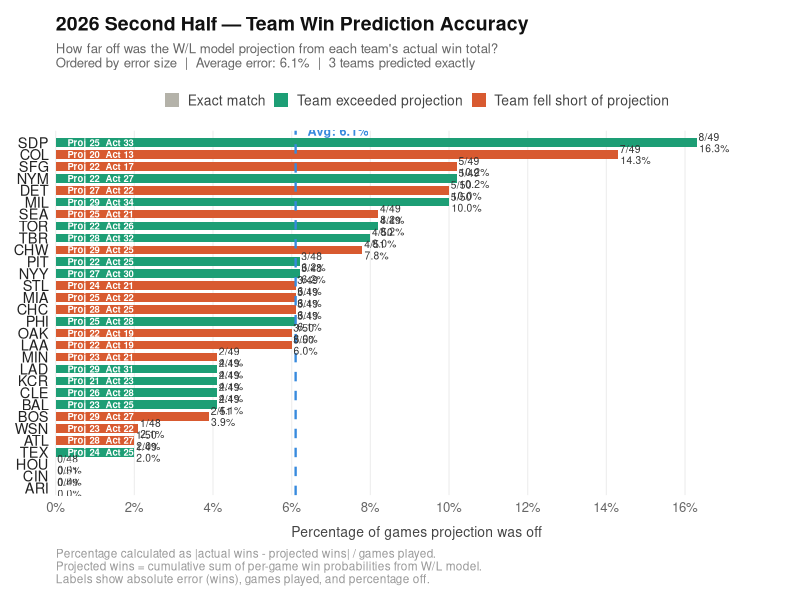

Write the R code that produced this figure.
library(dplyr)
library(ggplot2)

#  TEAM PREDICTION ACCURACY — PERCENTAGE OFF FINAL RECORD
#
#  For each team shows what percentage of games the win projection was off by.
#  e.g. CLE: |34 - 27| / 54 = 13.0% off
#
#  Bars colored by direction: teal = model underestimated (team exceeded
#  projection), coral = model overestimated (team fell short of projection),
#  gray = exactly correct.
#
#  Input:  predictions_2026_team_summary.csv
#  Output: team_prediction_accuracy.png

df <- read.csv("../outputs/predictions_2026_team_summary.csv", stringsAsFactors = FALSE)

df <- df %>%
  mutate(
    error_wins = abs(actual_wins - proj_wins),
    pct_off    = round(error_wins / games_played * 100, 1),
    direction  = case_when(
      impact_wins > 0 ~ "exceeded",
      impact_wins < 0 ~ "fell short",
      TRUE            ~ "exact"
    ),
    label = sprintf("%d/%d\n%.1f%%", error_wins, games_played, pct_off)
  ) %>%
  arrange(pct_off) %>%
  mutate(Team = factor(Team, levels = Team))

# Summary stats for subtitle
mean_pct  <- round(mean(df$pct_off), 1)
exact_n   <- sum(df$direction == "exact")

col_exceed <- "#1D9E75"
col_short  <- "#D85A30"
col_exact  <- "#B4B2A9"
col_grid   <- "#EEEEEE"
col_avg    <- "#378ADD"

p <- ggplot(df, aes(x = pct_off, y = Team, fill = direction)) +
  geom_col(width = 0.72) +

  # Average line
  geom_vline(xintercept = mean_pct, color = col_avg,
             linewidth = 0.8, linetype = "dashed") +
  annotate("text", x = mean_pct + 0.3, y = 31,
           label = sprintf("Avg: %.1f%%", mean_pct),
           color = col_avg, size = 3.2, hjust = 0, fontface = "bold") +

  # Value labels
  geom_text(aes(label = label), hjust = -0.08,
            size = 2.6, color = "#333333", lineheight = 0.9) +

  # Actual vs projected annotation inside bar for context
  geom_text(aes(label = sprintf("Proj %d  Act %d", proj_wins, actual_wins),
                x = 0.3),
            hjust = 0, size = 2.4, color = "white", fontface = "bold") +

  scale_fill_manual(
    values  = c("exceeded"  = col_exceed,
                "fell short" = col_short,
                "exact"     = col_exact),
    name    = NULL,
    labels  = c("exceeded"  = "Team exceeded projection",
                "fell short" = "Team fell short of projection",
                "exact"     = "Exact match")
  ) +
  scale_x_continuous(
    limits = c(0, 18),
    breaks = seq(0, 16, by = 2),
    labels = function(x) paste0(x, "%"),
    expand = expansion(mult = c(0, 0.02))
  ) +
  labs(
    title    = "2026 Second Half — Team Win Prediction Accuracy",
    subtitle = sprintf(
      "How far off was the W/L model projection from each team's actual win total?\nOrdered by error size  |  Average error: %.1f%%  |  %d teams predicted exactly",
      mean_pct, exact_n),
    caption  = paste0(
      "Percentage calculated as |actual wins - projected wins| / games played.\n",
      "Projected wins = cumulative sum of per-game win probabilities from W/L model.\n",
      "Labels show absolute error (wins), games played, and percentage off."
    ),
    x = "Percentage of games projection was off",
    y = NULL
  ) +
  theme_minimal(base_size = 11) +
  theme(
    plot.background    = element_rect(fill = "white", color = NA),
    panel.background   = element_rect(fill = "white", color = NA),
    panel.grid.major.y = element_blank(),
    panel.grid.major.x = element_line(color = col_grid, linewidth = 0.4),
    panel.grid.minor   = element_blank(),
    axis.text.y        = element_text(color = "#222222", size = 10.5, hjust = 1),
    axis.text.x        = element_text(color = "#666666", size = 9.5),
    axis.title.x       = element_text(color = "#444444", size = 10,
                                      margin = margin(t = 8)),
    plot.title         = element_text(color = "#111111", size = 14,
                                      face = "bold", hjust = 0),
    plot.subtitle      = element_text(color = "#666666", size = 9.5,
                                      hjust = 0, margin = margin(b = 10)),
    plot.caption       = element_text(color = "#999999", size = 8.5, hjust = 0),
    legend.position    = "top",
    legend.text        = element_text(size = 10, color = "#444444"),
    legend.key.size    = unit(0.8, "lines"),
    plot.margin        = margin(t = 12, r = 16, b = 10, l = 10)
  )

ggsave("../model-validation/team_prediction_accuracy.png", p,
       width = 12, height = 11, dpi = 200, bg = "white")
